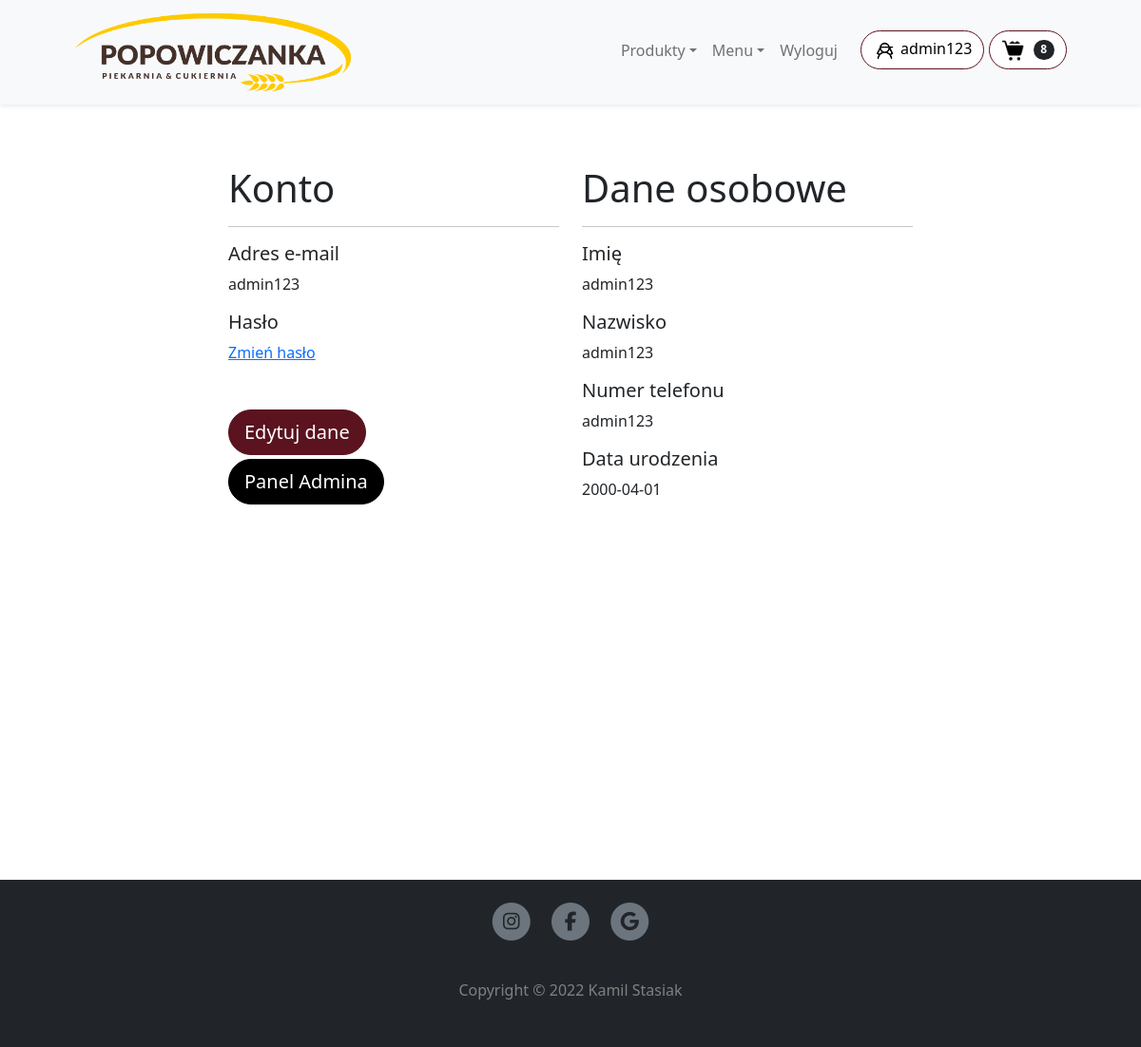
/user (signed in), run on the app's committed database.
### app.py (models this page shows, shortened)
class User(UserMixin, db.Model):
    __tablename__ = "users"
    id = db.Column(db.Integer, primary_key=True)
    username = db.Column(db.String(100))
    surname = db.Column(db.String(100))
    birthdate = db.Column(db.String(100))
    email = db.Column(db.String(100), unique=True)
    phone = db.Column(db.Integer, unique=True)
    password = db.Column(db.String(100))
    accept_tos = db.Column(db.String(100))
    cart_count = db.Column(db.Integer)

### app.py (the view)
@app.route('/user', methods=['GET', 'POST'])
def user():
    if current_user.get_id():
        if request.method == "POST":
            pass
    else:
        flash("Nie jesteś zalogowany!")
        return redirect(url_for("login"))
    return render_template('user.html', current_user=current_user)

### app.py (called while the page is built)
@login_manager.user_loader
def load_user(user_id):
    return User.query.get(int(user_id))

### templates/user.html (shortened to what this page needs)
{% extends "base.html" %}
{% import "bootstrap/wtf.html" as wtf %}
{% block main %}
{% import "bootstrap/wtf.html" as wtf %}
<div class="container">
    <div class="row justify-content-center">
        <div class="col pt-3">
        </div>
    </div>
</div>
<div class="container" style="min-height: 800px;">
    <div class="row justify-content-center py-5">
        <div class="col-6 col-lg-4">
            <h1>Konto</h1>
            <hr>
            <h5>Adres e-mail</h5>
            <p>{{ current_user.email }}&nbsp</p>
            <h5>Hasło</h5>
            <a href="{{ url_for('zmien_haslo') }}">Zmień hasło</a>
            <br>
            <a class="btn btn-lg btn-caro mt-5" href="{{ url_for('edytuj_dane') }}">Edytuj dane</a>
            <br>
            {% if current_user.id == 1 %}
                <a class="btn btn-lg btn-adm mt-1" href="{{ url_for('admin_dashboard') }}">Panel Admina</a>
            {% endif %}
        </div>
        <div class="col-6 col-lg-4">
            <h1>Dane osobowe</h1>
            <hr>
            <h5>Imię</h5>
            <p>{{ current_user.username }}&nbsp</p>
            <h5>Nazwisko</h5>
            <p>{{ current_user.surname }}&nbsp</p>
            <h5>Numer telefonu</h5>
            <p>
                {{ current_user.phone }}&nbsp</p>
            <h5>Data urodzenia</h5>
            <p>{{ current_user.birthdate }}&nbsp</p>
        </div>
    </div>
</div>
{% endblock main %}

### templates/header.html (shortened to what this page needs)
<nav id="navbar_top" class="navbar navbar-expand-lg navbar-light bg-light shadow-sm" style="z-index: 1000; padding:0;">
    <div class="container px-0 px-sm-4 px-lg-5">
        <a class="navbar-brand ml-sm-0" style="padding:0; margin-left:-15px;" href="{{  url_for('index')  }}">
            <img id="nav-img-logo" src="/static/img/popowiczankakolor-kopia.png" height="110" alt="">
        </a>
        <div class="collapse navbar-collapse px-4 pb-1 px-sm-0" id="navbarSupportedContent">
            <ul class="d-flex navbar-nav me-3 mb-2 mb-lg-0">
            <li class="nav-item dropdown">
                    <a class="nav-link dropdown-toggle" id="navbarDropdown2" href="#" role="button"
                       data-bs-toggle="dropdown" aria-expanded="false">Produkty</a>
                </li>
            <li class="nav-item dropdown">
                    <a class="nav-link dropdown-toggle" id="navbarDropdown" href="#" role="button"
                       data-bs-toggle="dropdown" aria-expanded="false">Menu</a>
                </li>
                {% if current_user.get_id() %}
                <li class="nav-item"><a class="nav-link" href="{{  url_for('logout')  }}">Wyloguj</a></li>
                {% else %}
                <li class="nav-item"><a class="nav-link" href="{{  url_for('login')  }}">Zaloguj się</a></li>
                <li class="nav-item"><a class="nav-link" href="{{  url_for('register')  }}">Zarejestruj się</a></li>
                {% endif %}
            </ul>
            {% if current_user.get_id() %}
                <form class="d-flex" style="margin-right: 5px; margin-bottom: 1px;">
                    <a class="btn btn-headd btn-outline-dark" href="{{  url_for('user')  }}"><img src="/static/img/icons8-teenager-female-96.png" width="25px"> {{ current_user.username }}</a>
                </form>
            {% endif %}
            <form class="d-flex">
                <a class="btn btn-outline-dark btn-headf" href="{{  url_for('koszyk')  }}" style="margin-bottom:1px;">
                    <img src="/static/img/icons8-shopping-cart.gif" width="25px">
                    {% if not current_user.get_id() %}
                        {% if 'koszyk' in session %}
                            <span class="badge bg-dark text-white ms-1 rounded-pill">{{ session['koszyk']|length }}</span>
                        {% else %}
                            <span class="badge bg-dark text-white ms-1 rounded-pill">0</span>
                        {% endif %}
                    {% else %}
                        {% if current_user.cart_count == None %}
                            <span class="badge bg-dark text-white ms-1 rounded-pill">0</span>
                        {% else %}
                            <span class="badge bg-dark text-white ms-1 rounded-pill">{{ current_user.cart_count }}</span>
                        {% endif %}
                    {% endif %}
                </a>
            </form>
        </div>
    </div>
</nav>

### data on the page
User: username "admin123", cart_count "8", email "admin123", surname "admin123", phone "admin123", birthdate "2000-04-01"
